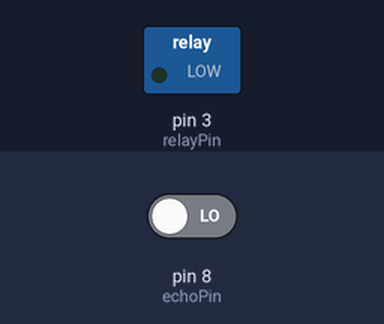
Recording of a sketch running on a simulated Arduino Uno, built with avr-gcc and run on an emulated ATmega328P. Shown: switched loads named in the sketch (green lamp = pin HIGH). Dashed ring = blinking. Inputs (shaded band) come from the test bench; at power-on: pin 8 (echoPin) LOW. Pins used as bus, display or sensor lines are not drawn; what the sketch prints to the serial monitor is not drawn.

Above: at 0.5 s.
Timing chart, 0 to 3.5 s (numbered marks = the images above):
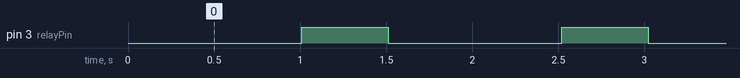

Measured:
- by itself, pin 3 (relayPin): alternates HIGH for 0.50 s and LOW for 1.0 s

The sketch:

arduino_kills_corona.ino
```cpp
int relayPin = 3;
int trigPin = 9;
int echoPin = 8;
float distance;

float checkDistance() {
  digitalWrite(trigPin, LOW);
  delayMicroseconds(2);
  digitalWrite(trigPin, HIGH);
  delayMicroseconds(10);
  digitalWrite(12, LOW);
  float distance = pulseIn(echoPin, HIGH) / 58.00; // convert it to centimeters
  delay(10);
  return distance;
}
void setup() {
  // put your setup code here, to run once:
  Serial.begin(9600);
  pinMode(trigPin, OUTPUT);
  pinMode(echoPin, INPUT);
  pinMode(relayPin, OUTPUT);


}

void loop() {
  // put your main code here, to run repeatedly:
  distance = checkDistance();
  Serial.println(distance);
  if(distance <= 10){
    //pump the water if hand is close to the sensor
    digitalWrite(relayPin, HIGH);
    delay(500);
    digitalWrite(relayPin, LOW);
  }
  else{
    digitalWrite(relayPin, LOW);
  }

}
```
